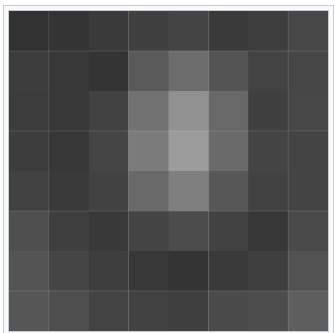
%> input picture HistogramEq/Histogram.jpg, 335 x 333 px
$ octave Lab1_histequalization.m   (GNU Octave 9; MATLAB toolbox functions it lacks are replaced by stand-ins)
%> lines starting %> are read from the running program, lines starting %| are printed output that depends on the picture
clc;
clear;
close all;

% Read the image
I = imread("C:\Users\aksha\OneDrive\Desktop\DIP\HistogramEq\Histogram.jpg");
%> I is the input picture: size 333x335x3 uint8; mean R, G, B 88.9, 89.1, 89.2

% Convert RGB image to grayscale if required
if size(I,3) == 3
    I = rgb2gray(I);
%> I: size 333x335 uint8
end


% Step 1: Image size and pixel count
[M,N] = size(I);
%> M = 333; N = 335
numPixels = M * N;
%> numPixels = 111555

% Step 2: Calculate Histogram Manually
histCount = zeros(256,1);

for i = 1:M
    for j = 1:N
        intensity = I(i,j);
        histCount(intensity + 1) = histCount(intensity + 1) + 1;
    end
end
%> after the loop, histCount = 256 values, max 6798 at index 67, min 0 at index 1, mean 435.8

% Step 3: Probability Density Function (PDF)
pdf = histCount / numPixels;
%> pdf = 256 values, max 0.0609 at index 67, min 0 at index 1, mean 0.00391

% Step 4: Cumulative Distribution Function (CDF)
cdf = zeros(256,1);
cdf(1) = pdf(1);
for k = 2:256
    cdf(k) = cdf(k-1) + pdf(k);
end
%> after the loop, cdf = 256 values from 0 to 1

% Step 5: Intensity Mapping
L = 256;
mapping = round((L - 1) * cdf);
%> mapping = 256 values from 0 to 255

% Step 6: Apply Mapping to get Equalized Image
I_eq = zeros(M,N,'uint8');

for i = 1:M
    for j = 1:N
        oldVal = I(i,j);
        I_eq(i,j) = mapping(oldVal + 1);
    end
end
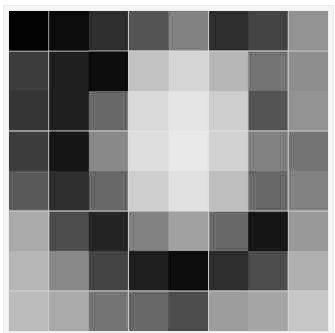
%> I_eq: size 333x335 uint8; min 0, max 255, mean 130.9

% Step 7: Histogram of Equalized Image (Manual)
histEq = zeros(256,1);

for i = 1:M
    for j = 1:N
        val = I_eq(i,j);
        histEq(val + 1) = histEq(val + 1) + 1;
    end
end
%> after the loop, histEq = 256 values, max 6798 at index 105, min 0 at index 2, mean 435.8

% Step 8: Display Results
figure;

subplot(2,2,1);
imshow(I);
title('Original Image');

subplot(2,2,2);
bar(0:255, histCount);
xlim([0 255]);
title('Original Histogram');
xlabel('Intensity');
ylabel('Pixel Count');

subplot(2,2,3);
imshow(I_eq);
title('Histogram Equalized Image');

subplot(2,2,4);
bar(0:255, histEq);
xlim([0 255]);
title('Equalized Histogram');
xlabel('Intensity');
ylabel('Pixel Count');
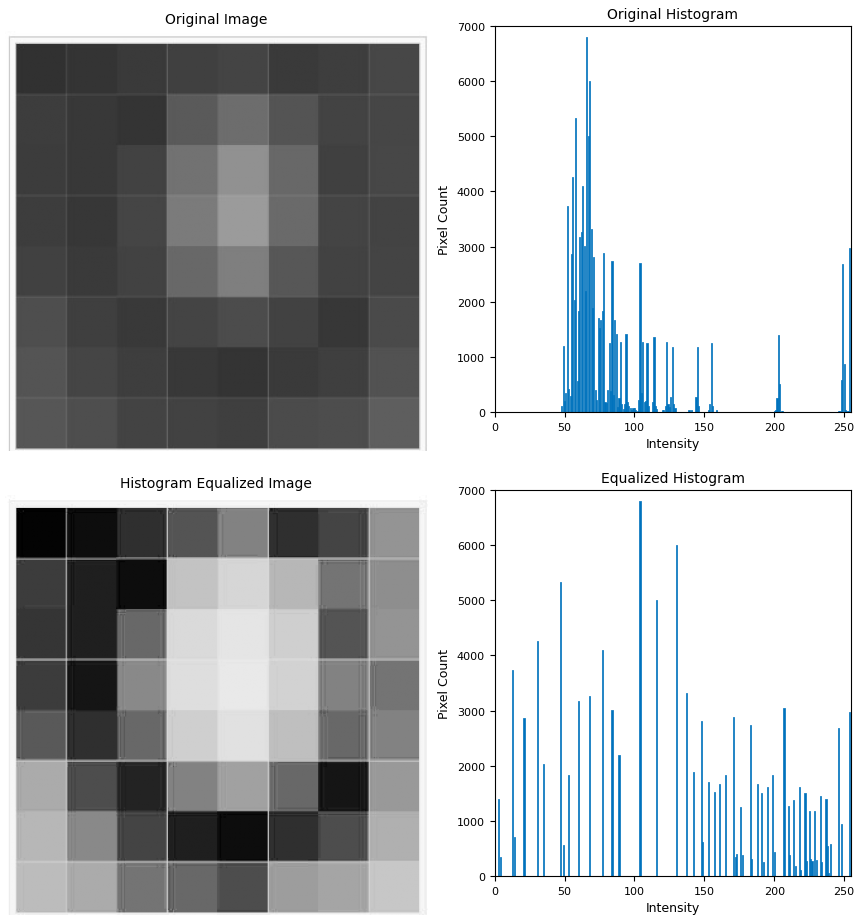
%> figure redrawn from the program's plot data, 4 panels

$ run again, with HistogramEq/trial.jpg copied over HistogramEq/Histogram.jpg
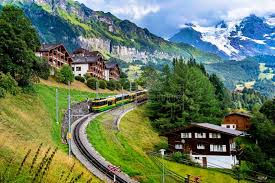
%> input picture HistogramEq/trial.jpg, 275 x 183 px
%> I is the input picture: size 183x275x3 uint8; mean R, G, B 102.9, 120.4, 93.5
%> I: size 183x275 uint8
%> after the loop `for i = 1:M`: histCount = 256 values, max 342 at index 127, min 0 at index 256, mean 196.6
%> pdf = 256 values, max 0.0068 at index 127, min 0 at index 256, mean 0.00391
%> after the loop `for k = 2:256`: cdf = 256 values from 0.000656 to 1
%> mapping = 256 values from 0 to 255
%> after the loop `for i = 1:M`:
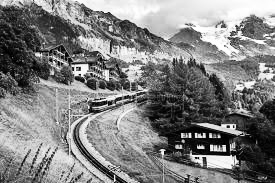
%> I_eq: size 183x275 uint8; min 0, max 255, mean 128.1
%> after the loop `for i = 1:M`: histEq = 256 values, max 404 at index 208, min 0 at index 49, mean 196.6
%> `ylabel('Pixel Count');`:
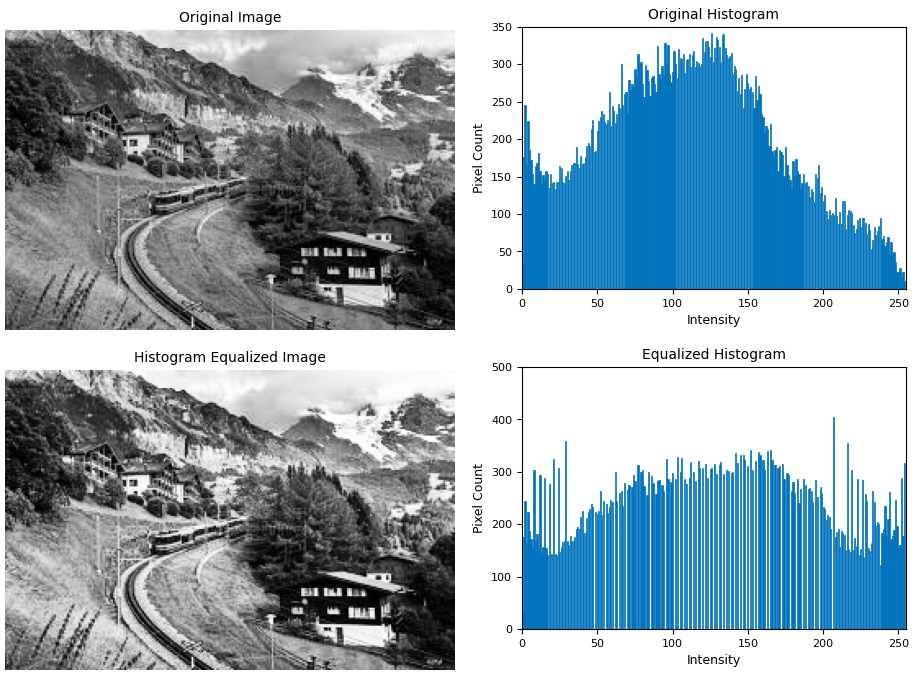
%> figure redrawn from the program's plot data, 4 panels
